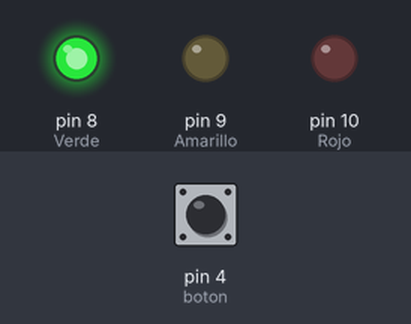
The sketch below on a simulated Arduino Uno, built with avr-gcc and run on an emulated ATmega328P. Parts: output pins drawn as LEDs (lit = HIGH). The test bench sets the inputs (shaded band); at power-on: pin 4 (boton) LOW.

Above: at 2.5 s.
At 5.7 s:
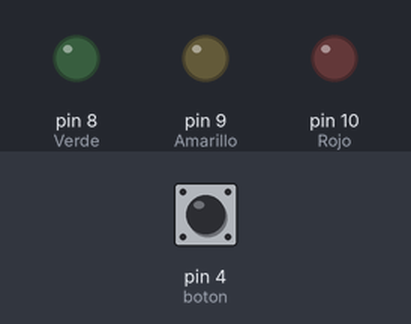
At 6.2 s:
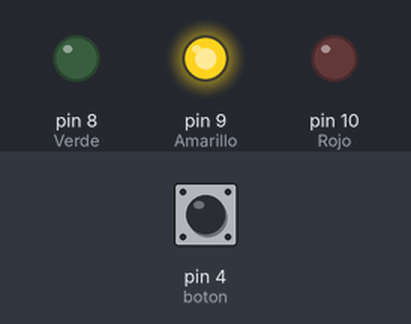
At 10.0 s:
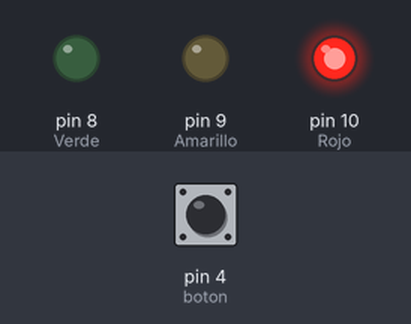
Timing chart, 0 to 16.3 s (numbered marks = the images above):
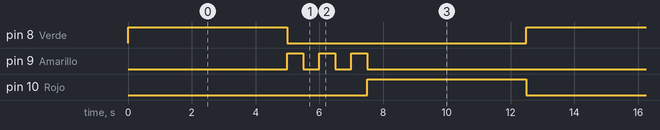

The sketch:

Semaforo.ino
```cpp
int x=5000;
int y=500;
int boton=4;
int estado=0;


void setup() {
pinMode(8,OUTPUT);  //Verde
pinMode(9,OUTPUT);  //Amarillo
pinMode(10,OUTPUT);  //Rojo
pinMode(boton,INPUT);
}

void loop() {
estado= digitalRead(4);

if(estado==HIGH);

  digitalWrite(8,HIGH);
  delay(x);
  digitalWrite(8,LOW);


  digitalWrite(9,HIGH);
  delay(y);
  digitalWrite(9,LOW);
  delay(y);
  digitalWrite(9,HIGH);
  delay(y);
  digitalWrite(9,LOW);
  delay(y);
  digitalWrite(9,HIGH);
  delay(y);
  digitalWrite(9,LOW);


  digitalWrite(10,HIGH);
  delay(x);
  digitalWrite(10,LOW);


}
```

Measured:
- by itself, pin 8 (Verde), pin 10 (Rojo): alternates HIGH for 5.0 s and LOW for 7.5 s
- by itself, pin 9 (Amarillo): repeats every 12.5 s: 2 × (LOW 0.50 s, HIGH 0.50 s), LOW 10.0 s, HIGH 0.50 s
- by itself, everything shown: repeats every 12.5 s, in 8 steps
